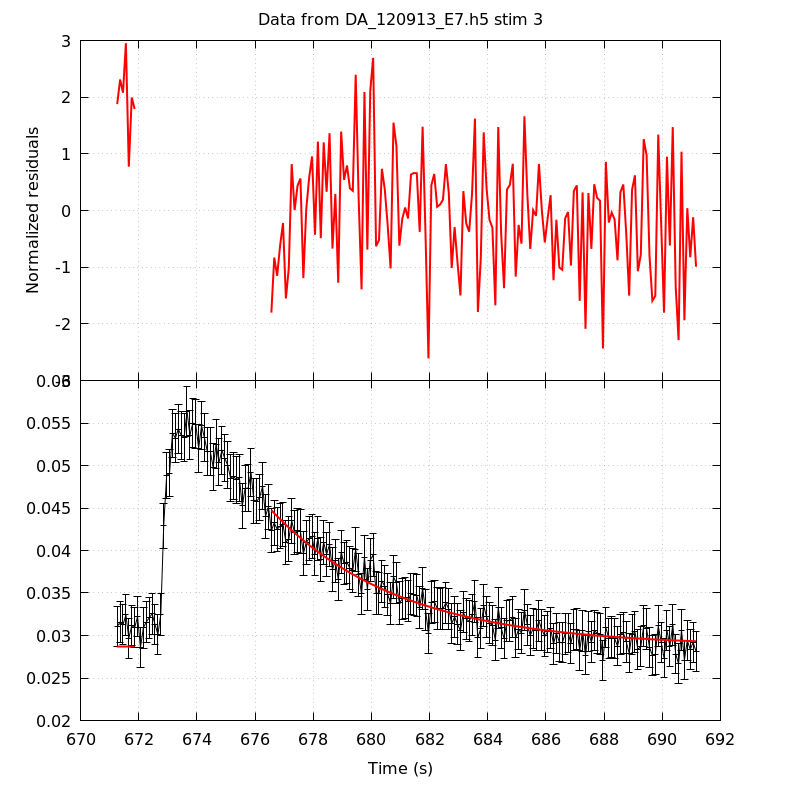

gnuplot code for this plot:
unset key
set grid
set multiplot title 'Data from DA_120913_E7.h5 stim 3' noenhanced layout 2,1 margins 0.1,0.9,0.1,0.95 spacing 0,0
set ylabel 'Normalized residuals'
set xtics format ''
plot 'DA_120913_E7_aba_RatioFit_s3' using 1:4 with lines linecolor rgb 'red' linewidth 2
set format x '%g'
set xlabel 'Time (s)'
set ylabel 'Estimated [Ca2+]'
plot 'DA_120913_E7_aba_CaRatio_s3' using 1:2:($3*1.96) with yerrorlines \
     linecolor rgb 'black' linewidth 1,                \
     'DA_120913_E7_aba_RatioFit_s3' using 1:3 with lines linecolor rgb 'red'\
     linewidth 2
unset multiplot
